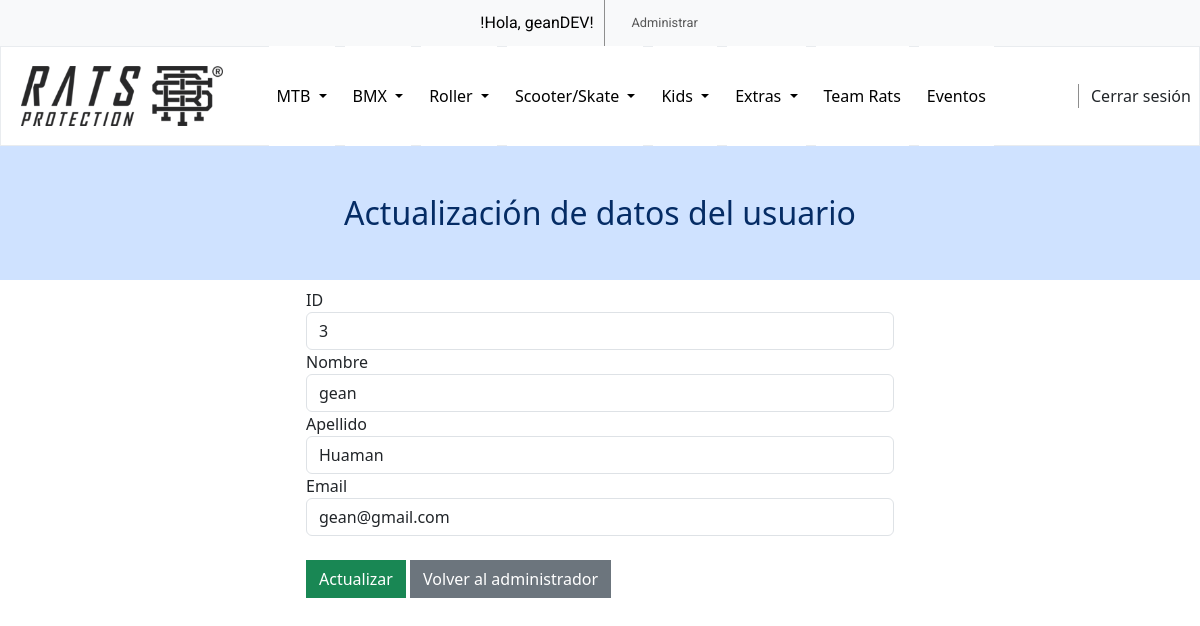
/modificarUsuario.php?id=3 (signed in), run on the app's committed database.
### tables this page shows
CREATE TABLE `usuariorats` (
  `id` int(11) NOT NULL,
  `nombre` varchar(200) NOT NULL,
  `apellidos` varchar(200) NOT NULL,
  `correo` varchar(200) NOT NULL,
  `password` varchar(100) NOT NULL,
  `perfil` int(11) NOT NULL
);

### controladores/funciones.php (called while the page is built, shortened)
<?php
function detalleUsuario($bd, $id, $table) {
    $sql = "select * from $table where id=$id";
    $query = $bd->prepare($sql);
    $query->execute();
    $usuario = $query->fetch(PDO::FETCH_ASSOC);
    return $usuario;
}

### modificarUsuario.php (the view, shortened to what this page needs)
<?php
    require_once('controladores/funciones.php');
    require_once('partials/conexionBD.php');
    $id=$_GET['id'];
    $usuario=detalleUsuario($bd,$id,'usuariorats');
?>
<!DOCTYPE html>
<html lang="es">
<head>
    <?php include_once('./partials/head.php')?>
</head>
<body>
    <header>
        <?php include_once('./partials/navBar.php')?>
    </header>
    <div class="container-fluid">
        <section class="row">
            <h2 class="bg-primary-subtle text-primary-emphasis text-center py-5">Actualización de datos del usuario</h2>
        </section>
        <section class=" col-6 offset-3">
            <form action="" method="POST">
                <div class="form-group">
                    <label for="id">ID</label>
                    <input type="text" class="form-control" name="id" value="<?= $usuario['id'];?>" readonly>
                    <label for="first_name">Nombre</label>
                    <input type="text" class="form-control" name="nombre" value="<?= $usuario['nombre'];?>">
                    <label for="last_name">Apellido</label>
                    <input type="text" class="form-control" name="apellidos" value="<?= $usuario['apellidos'];?>">
                    <label for="email">Email</label>
                    <input type="text" class="form-control" name="correo" value="<?= $usuario['correo'];?>">
                    <br>
                    <button type="submit" class="btn btn-success rounded-0">Actualizar</button>
                    <a href="administrarUsuario.php" class="btn btn-secondary rounded-0">Volver al administrador</a>
                </div>
            </form>
        </section>
    </div>
</body>
</html>

### css/star.css (style rules this page uses)
body { font-family: Arial, sans-serif; }

### css/estilosRatsgrid.css (style rules this page uses)
* { margin:0px; padding: 0px; box-sizing: border-box; align-items: center; }
body { margin: auto; }
header { top: 0px; width: 100%; }

### data on the page
usuariorats: id "3", nombre "gean", apellidos "Huaman", correo "gean@gmail.com"

### other printed values
$_SESSION['nombre'] "geanDEV"
